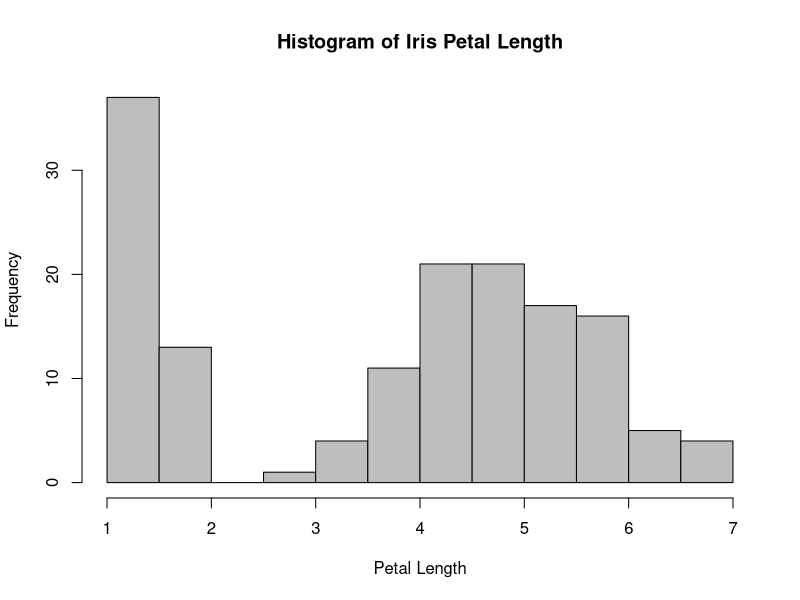
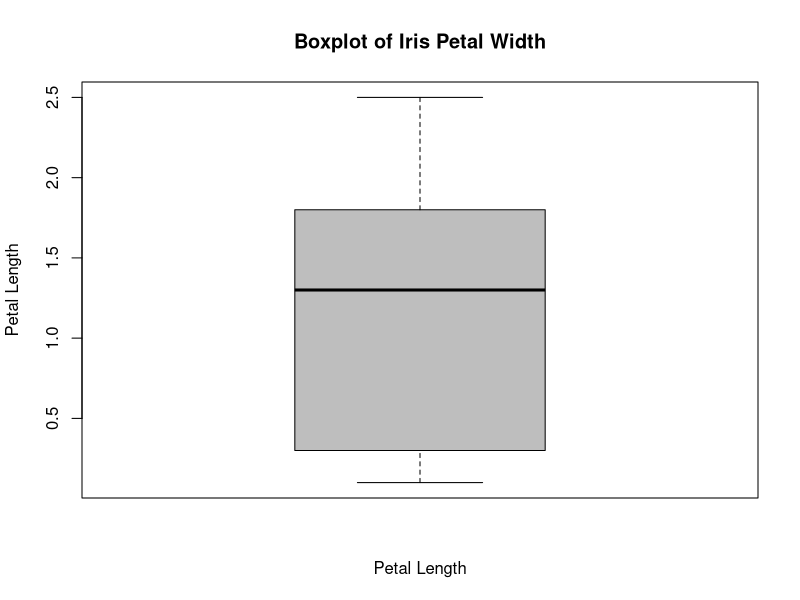

Write R code to recreate these figures, in order.
#### Iris Dataset ####

# Import data table
library(data.table)

# the Edgar Anderson Iris Data is pre-loaded
iris
dt <- data.table(iris) # convert to data table - helpful for big data
df <- data.frame(iris) # data frames are built-in to R


# --------------------------------------------------------------------------- #

# Show the first 3 rows of the data
df[1:3,]


# Show the first 10 rows if species = versicolor
#attempt 1
df[1:10,]$Species == 'versicolor'

#attempt 2
require(data.table)
versspecies <- df$species=='versicolor'
d <- data.table(iris)
d[, head(.SD, 10), by=versspecies]

#attempt 3
library(dplyr)
top_n(df, 10, Species=='versicolor')


# What is the standard deviation of petal length of each species?
aggregate(df$Petal.Length, by = list(df$Species), sd)


# What is the maximum petal width of each species?
aggregate(df$Petal.Length, by = list(df$Species), max)


# What is the average petal length of each species?
aggregate(df$Petal.Length, by = list(df$Species), mean)


# What is the average petal width to average sepal width ratio for each species?
aggregate(df$Petal.Width/df$Sepal.Width, by = list(df$Species), mean)


# Create a histogram of petal length. Include a title and x-label
hist(df$Petal.Length, col='gray', main = 'Histogram of Iris Petal Length', xlab = 'Petal Length')


# Create a box of petal width. Include a title and x-label
boxplot(df$Petal.Width, col='gray', main='Boxplot of Iris Petal Width', xlab = 'Petal Length', ylab = 'Petal Length')
